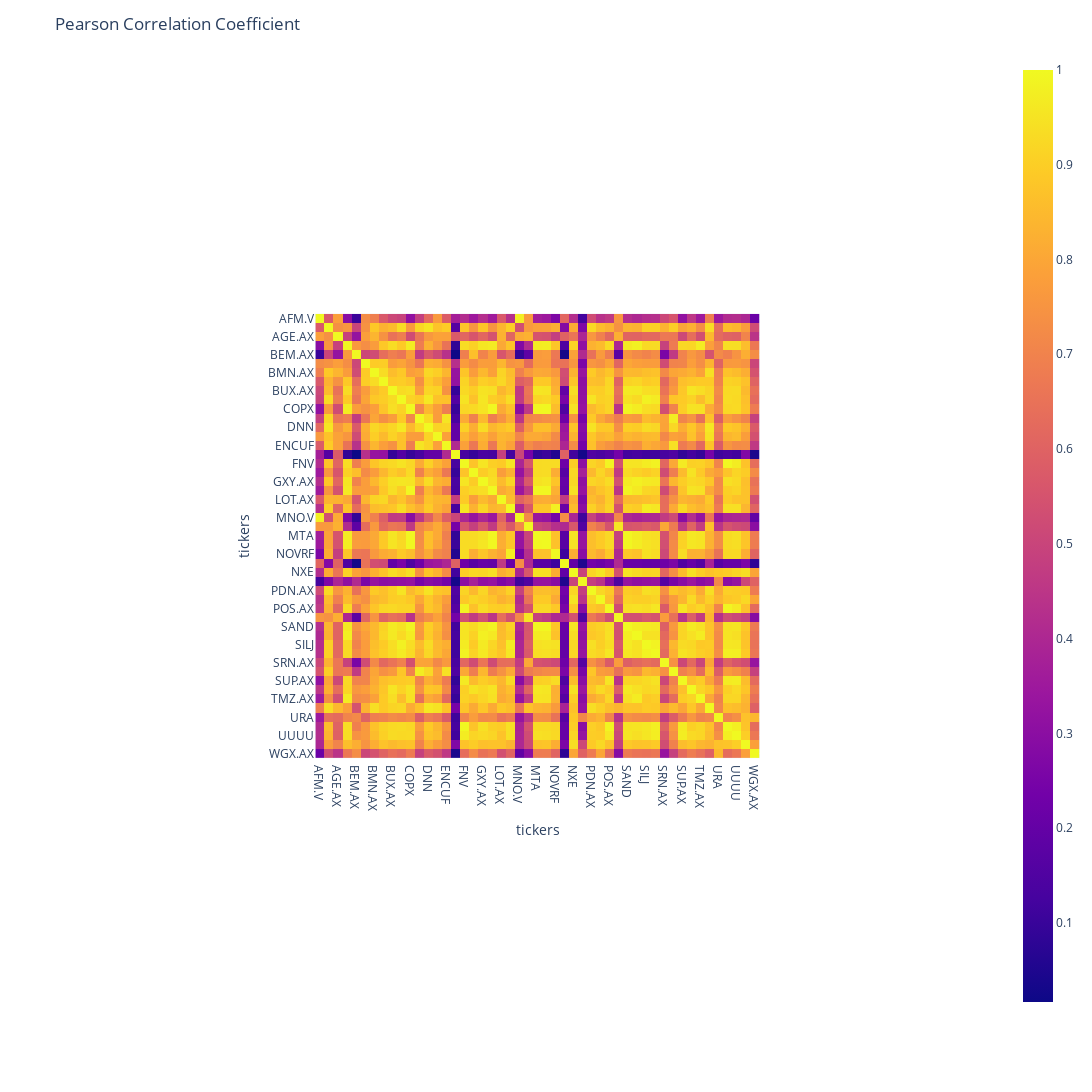

Notebook cell for this chart:
### Code cell
import plotly.express as px

fig = px.imshow(portfolio.corr(), width=1600*2, height=800*2)
fig.update_layout(
    title= 'Pearson Correlation Coefficient')
fig.show()

### Figure 1 — Plotly figure (JSON) as saved in the notebook; plotly's stock layout.template omitted (floating-point values rounded to 4 significant figures; data arrays with more than 128 entries replaced by an {"elided": "..."} marker saying what was removed)
{"data": [{"coloraxis": "coloraxis", "hovertemplate": "tickers: %{x}<br>tickers: %{y}<br>color: %{z}<extra></extra>", "name": "0", "type": "heatmap", "x": ["AFM.V", "AG", "AGE.AX", "BDC.AX", "BEM.AX", "BGL.AX", "BMN.AX", "BOE.AX", "BUX.AX", "CCJ", "COPX", "CYM.AX", "DNN", "DYL.AX", "ENCUF", "EQX", "FNV", "GDX.AX", "GXY.AX", "JJN", "LOT.AX", "MLX.AX", "MNO.V", "MRM", "MTA", "NCM.AX", "NOVRF", "NST.AX", "NXE", "ORI.AX", "PDN.AX", "PEN.AX", "POS.AX", "RSNVF", "SAND", "SFR.AX", "SILJ", "SILV", "SRN.AX", "SRZ.AX", "SUP.AX", "SVL.AX", "TMZ.AX", "Total", "URA", "URNM", "UUUU", "VMY.AX", "WGX.AX"], "xaxis": "x", "y": ["AFM.V", "AG", "AGE.AX", "BDC.AX", "BEM.AX", "BGL.AX", "BMN.AX", "BOE.AX", "BUX.AX", "CCJ", "COPX", "CYM.AX", "DNN", "DYL.AX", "ENCUF", "EQX", "FNV", "GDX.AX", "GXY.AX", "JJN", "LOT.AX", "MLX.AX", "MNO.V", "MRM", "MTA", "NCM.AX", "NOVRF", "NST.AX", "NXE", "ORI.AX", "PDN.AX", "PEN.AX", "POS.AX", "RSNVF", "SAND", "SFR.AX", "SILJ", "SILV", "SRN.AX", "SRZ.AX", "SUP.AX", "SVL.AX", "TMZ.AX", "Total", "URA", "URNM", "UUUU", "VMY.AX", "WGX.AX"], "yaxis": "y", "z": {"elided": "49x49 float values"}}], "layout": {"coloraxis": {"colorscale": [[0, "#0d0887"], [0.1111, "#46039f"], [0.2222, "#7201a8"], [0.3333, "#9c179e"], [0.4444, "#bd3786"], [0.5556, "#d8576b"], [0.6667, "#ed7953"], [0.7778, "#fb9f3a"], [0.8889, "#fdca26"], [1, "#f0f921"]]}, "height": 1600, "margin": {"t": 60}, "title": {"text": "Pearson Correlation Coefficient"}, "width": 3200, "xaxis": {"anchor": "y", "autorange": true, "constrain": "domain", "domain": [0.2572, 0.7428], "range": [-0.5, 48.5], "scaleanchor": "y", "title": {"text": "tickers"}, "type": "category"}, "yaxis": {"anchor": "x", "autorange": true, "constrain": "domain", "domain": [0, 1], "range": [48.5, -0.5], "title": {"text": "tickers"}, "type": "category"}}}
